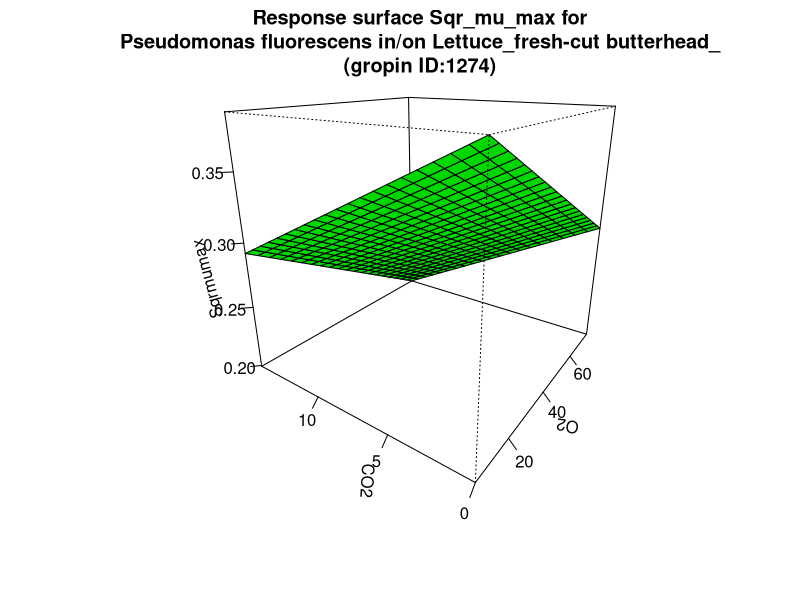

Generate this figure with R:
#############################
# start of Parameter script
#############################
O2 <- seq(5.005,74.9250749250749,length.out=21)
CO2 <- seq(0,14.985014985015,length.out=21)
#############################
# end of Parameter script
#############################
############################# 
# start of Model script Gropin ID 1274 
#############################
 
# constant coefficients for this model
 
variables <- data.frame(O2,CO2)
argumentsPar <- unique.data.frame(expand.grid(variables))
 
# heart of the model
response_surface <- function(O2,CO2) {
   mumax <-0.395-0.00133*O2-0.00641*CO2

	return(mumax=mumax)
} 

# output parameters
responseSurface <- cbind(argumentsPar,response_surface(argumentsPar['O2'],argumentsPar['CO2']))
colnames(responseSurface) <- c(colnames(argumentsPar),'Sqrmumax')
#############################
# End of Model script
#############################
############################# 
# start of Visualisation script Gropin ID 1274 
#############################
titleText <-'Response surface Sqr_mu_max for
Pseudomonas fluorescens in/on Lettuce_fresh-cut butterhead_
(gropin ID:1274)'
persp(O2,CO2,matrix(unlist(responseSurface$'Sqrmumax'),nrow=21),col = 'green',xlab='O2',ylab='CO2',zlab='Sqrmumax',main=titleText,theta=305,phi=20,shade=0.25,ticktype = 'detailed')
#############################
# End of Visualisation script
#############################
